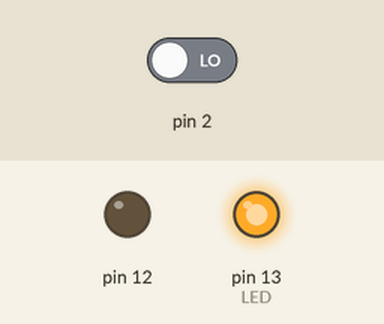
This sketch was run on a simulated Arduino Uno, built with avr-gcc and run on an emulated ATmega328P. On the bench: output pins drawn as LEDs (lit = HIGH). Inputs (shaded band) come from the test bench; at power-on: pin 2 LOW.

Above: at 3.8 s.
3.9 s: pin 2 driven HIGH
At 5.0 s:
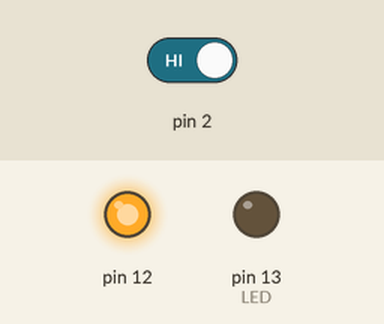
5.5 s: pin 2 driven LOW
At 6.5 s:
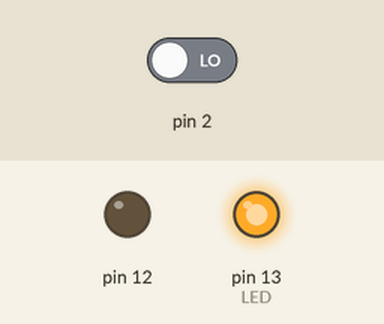
Timing chart, 0 to 8.5 s (numbered marks = the images above; inputs shaded):
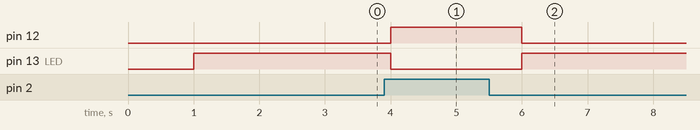

The sketch:

BUTTON-IO-LED.ino
```cpp
#define F_CPU 16000000UL

#include <avr/io.h>
#include <util/delay.h>
//https://images.prismic.io/circuito/8e3a980f0f964cc539b4cbbba2654bb660db6f52_arduino-uno-pinout-diagram.png?auto=compress,format
int main() {
  //Data Direction Register for Port B
  DDRB |= (1 << PB5);
  DDRB |= (1 << PB4);
  //Set B4 & B5 as Outputs
  DDRD &= ~(1 << PD2);//Set D2 as Input
  while (1) {
    _delay_ms(1000);
    if (PIND & (1 << PD2)) {
      PORTB |= (1 << PB4);//Digital Pin 12 turn on
      PORTB &= ~(1 << PB5);//Built In LED turn off
    } else {
      PORTB &= ~(1 << PB4);//Digital Pin 12 turn off
      PORTB |= (1 << PB5);//Built In LED turn on
    }
  }
  return 0;
}
```

Measured:
- after the input at 3.9 s, pin 12: LOW → HIGH after 0.10 s; pin 13 (LED): HIGH → LOW after 0.10 s
- after the input at 5.5 s, pin 12: HIGH → LOW after 0.50 s; pin 13 (LED): LOW → HIGH after 0.50 s
